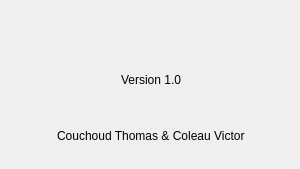
<?xml version="1.0" encoding="UTF-8"?>
<ui version="4.0">
 <class>AboutDialog</class>
 <widget class="QDialog" name="AboutDialog">
  <property name="geometry">
   <rect>
    <x>0</x>
    <y>0</y>
    <width>300</width>
    <height>169</height>
   </rect>
  </property>
  <property name="windowTitle">
   <string>Dialog</string>
  </property>
  <widget class="QWidget" name="verticalLayoutWidget">
   <property name="geometry">
    <rect>
     <x>0</x>
     <y>0</y>
     <width>302</width>
     <height>160</height>
    </rect>
   </property>
   <layout class="QVBoxLayout" name="verticalLayout">
    <item>
     <widget class="QLabel" name="label">
      <property name="text">
       <string/>
      </property>
      <property name="pixmap">
       <pixmap resource="resources.qrc">:/images/Ressources/PolyLogo.png</pixmap>
      </property>
     </widget>
    </item>
    <item alignment="Qt::AlignHCenter">
     <widget class="QLabel" name="Version">
      <property name="autoFillBackground">
       <bool>false</bool>
      </property>
      <property name="midLineWidth">
       <number>1</number>
      </property>
      <property name="text">
       <string>Version 1.0</string>
      </property>
      <property name="textFormat">
       <enum>Qt::AutoText</enum>
      </property>
      <property name="scaledContents">
       <bool>false</bool>
      </property>
      <property name="indent">
       <number>-1</number>
      </property>
     </widget>
    </item>
    <item alignment="Qt::AlignHCenter">
     <widget class="QLabel" name="label_2">
      <property name="text">
       <string>Couchoud Thomas &amp; Coleau Victor</string>
      </property>
     </widget>
    </item>
   </layout>
  </widget>
 </widget>
 <resources>
  <include location="resources.qrc"/>
 </resources>
 <connections/>
</ui>
